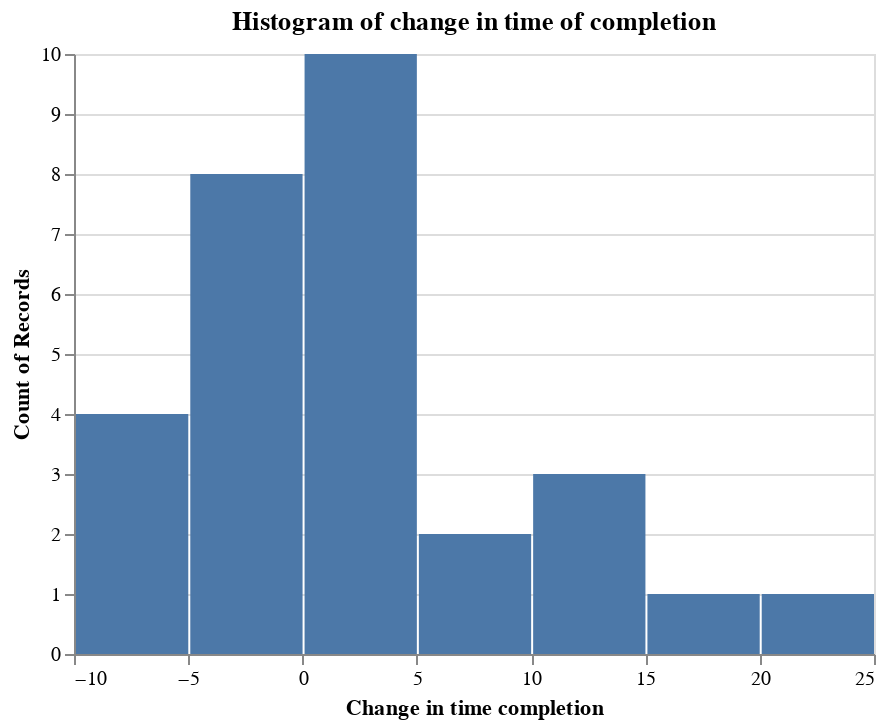

The cell this chart's notebook holds for it:
### Markdown cell above
Assumption was met because we got a p-value of 0.036 which is greater than our adjusted $\alpha$ of 0.017.

### Code cell
alt.Chart(data, title="Histogram of change in time of completion").mark_bar().encode(
    x=alt.X("time_diff", bin=True, title="Change in time completion"),
    y="count()"
)

### Figure 1 — Vega-Lite specification as saved in the notebook (floating-point values rounded to 4 significant figures)
{"config": {"view": {"continuousWidth": 400, "continuousHeight": 300}}, "data": {"name": "data-557ebe95bf2c251ed8896bae9a86386d"}, "mark": "bar", "encoding": {"x": {"bin": true, "field": "time_diff", "title": "Change in time completion", "type": "quantitative"}, "y": {"aggregate": "count", "type": "quantitative"}}, "title": "Histogram of change in time of completion", "$schema": "https://vega.github.io/schema/vega-lite/v4.17.0.json", "datasets": {"data-557ebe95bf2c251ed8896bae9a86386d": [{"ParticipantId": "1", "Experimenter": "Team", "Informed Consent": "Yes", "LightModeTime": 76, "LightModeAccuracy": 0.96, "DarkModeTime": 75, "DarkModeAccuracy": 0.97, "Comfortability_1": "Somewhat agree", "Comfortability_2": "Somewhat disagree", "Comfortability_3": "Agree", "Comfortability_4": "Agree", "Comfortability_5": "Somewhat disagree", "OverallDarkComfortScore": 7, "OverallLightComfortScore": 13, "time_diff": -1, "accuracy_diff": 0.01, "comfort_diff": -6}, {"ParticipantId": "2", "Experimenter": "Team", "Informed Consent": "Yes", "LightModeTime": 62, "LightModeAccuracy": 0.97, "DarkModeTime": 60, "DarkModeAccuracy": 0.96, "Comfortability_1": "Agree", "Comfortability_2": "Agree", "Comfortability_3": "Agree", "Comfortability_4": "Agree", "Comfortability_5": "Agree", "OverallDarkComfortScore": 14, "OverallLightComfortScore": 10, "time_diff": -2, "accuracy_diff": -0.01, "comfort_diff": 4}, {"ParticipantId": "3", "Experimenter": "Team", "Informed Consent": "Yes", "LightModeTime": 77, "LightModeAccuracy": 0.96, "DarkModeTime": 72, "DarkModeAccuracy": 0.97, "Comfortability_1": "Strongly agree", "Comfortability_2": "Strongly agree", "Comfortability_3": "Strongly agree", "Comfortability_4": "Strongly agree", "Comfortability_5": "Agree", "OverallDarkComfortScore": 16, "OverallLightComfortScore": 12, "time_diff": -5, "accuracy_diff": 0.01, "comfort_diff": 4}, {"ParticipantId": "4", "Experimenter": "Team", "Informed Consent": "Yes", "LightModeTime": 76, "LightModeAccuracy": 0.97, "DarkModeTime": 98, "DarkModeAccuracy": 0.92, "Comfortability_1": "Somewhat disagree", "Comfortability_2": "Somewhat agree", "Comfortability_3": "Agree", "Comfortability_4": "Neither agree nor disagree", "Comfortability_5": "Somewhat agree", "OverallDarkComfortScore": 9, "OverallLightComfortScore": 9, "time_diff": 22, "accuracy_diff": -0.05, "comfort_diff": 0}, {"ParticipantId": "5", "Experimenter": "Team", "Informed Consent": "Yes", "LightModeTime": 72, "LightModeAccuracy": 0.96, "DarkModeTime": 77, "DarkModeAccuracy": 0.96, "Comfortability_1": "Strongly agree", "Comfortability_2": "Strongly agree", "Comfortability_3": "Agree", "Comfortability_4": "Agree", "Comfortability_5": "Agree", "OverallDarkComfortScore": 16, "OverallLightComfortScore": 10, "time_diff": 5, "accuracy_diff": 0.0, "comfort_diff": 6}, {"ParticipantId": "6", "Experimenter": "Team", "Informed Consent": "Yes", "LightModeTime": 86, "LightModeAccuracy": 0.96, "DarkModeTime": 88, "DarkModeAccuracy": 0.96, "Comfortability_1": "Strongly agree", "Comfortability_2": "Somewhat agree", "Comfortability_3": "Strongly agree", "Comfortability_4": "Strongly agree", "Comfortability_5": "Neither agree nor disagree", "OverallDarkComfortScore": 12, "OverallLightComfortScore": 14, "time_diff": 2, "accuracy_diff": 0.0, "comfort_diff": -2}, {"ParticipantId": "7", "Experimenter": "Team", "Informed Consent": "Yes", "LightModeTime": 56, "LightModeAccuracy": 0.97, "DarkModeTime": 54, "DarkModeAccuracy": 0.96, "Comfortability_1": "Somewhat disagree", "Comfortability_2": "Somewhat disagree", "Comfortability_3": "Strongly agree", "Comfortability_4": "Strongly agree", "Comfortability_5": "Somewhat disagree", "OverallDarkComfortScore": 5, "OverallLightComfortScore": 15, "time_diff": -2, "accuracy_diff": -0.01, "comfort_diff": -10}, {"ParticipantId": "8", "Experimenter": "Team", "Informed Consent": "Yes", "LightModeTime": 53, "LightModeAccuracy": 0.95, "DarkModeTime": 53, "DarkModeAccuracy": 0.94, "Comfortability_1": "Strongly agree", "Comfortability_2": "Agree", "Comfortability_3": "Strongly agree", "Comfortability_4": "Strongly agree", "Comfortability_5": "Disagree", "OverallDarkComfortScore": 11, "OverallLightComfortScore": 16, "time_diff": 0, "accuracy_diff": -0.01, "comfort_diff": -5}, {"ParticipantId": "9", "Experimenter": "Team", "Informed Consent": "Yes", "LightModeTime": 68, "LightModeAccuracy": 0.96, "DarkModeTime": 79, "DarkModeAccuracy": 0.97, "Comfortability_1": "Neither agree nor disagree", "Comfortability_2": "Disagree", "Comfortability_3": "Somewhat disagree", "Comfortability_4": "Strongly agree", "Comfortability_5": "Somewhat agree", "OverallDarkComfortScore": 7, "OverallLightComfortScore": 9, "time_diff": 11, "accuracy_diff": 0.01, "comfort_diff": -2}, {"ParticipantId": "10", "Experimenter": "Team", "Informed Consent": "Yes", "LightModeTime": 71, "LightModeAccuracy": 0.96, "DarkModeTime": 73, "DarkModeAccuracy": 0.95, "Comfortability_1": "Strongly agree", "Comfortability_2": "Strongly agree", "Comfortability_3": "Somewhat agree", "Comfortability_4": "Somewhat agree", "Comfortability_5": "Strongly agree", "OverallDarkComfortScore": 17, "OverallLightComfortScore": 7, "time_diff": 2, "accuracy_diff": -0.01, "comfort_diff": 10}, {"ParticipantId": "11", "Experimenter": "Team", "Informed Consent": "Yes", "LightModeTime": 57, "LightModeAccuracy": 0.94, "DarkModeTime": 74, "DarkModeAccuracy": 0.9, "Comfortability_1": "Strongly agree", "Comfortability_2": "Strongly agree", "Comfortability_3": "Strongly agree", "Comfortability_4": "Strongly agree", "Comfortability_5": "Somewhat agree", "OverallDarkComfortScore": 15, "OverallLightComfortScore": 13, "time_diff": 17, "accuracy_diff": -0.04, "comfort_diff": 2}, {"ParticipantId": "12", "Experimenter": "Team", "Informed Consent": "Yes", "LightModeTime": 43, "LightModeAccuracy": 0.97, "DarkModeTime": 46, "DarkModeAccuracy": 0.94, "Comfortability_1": "Agree", "Comfortability_2": "Somewhat agree", "Comfortability_3": "Somewhat agree", "Comfortability_4": "Somewhat agree", "Comfortability_5": "Neither agree nor disagree", "OverallDarkComfortScore": 11, "OverallLightComfortScore": 10, "time_diff": 3, "accuracy_diff": -0.03, "comfort_diff": 1}, {"ParticipantId": "13", "Experimenter": "Team", "Informed Consent": "Yes", "LightModeTime": 46, "LightModeAccuracy": 0.93, "DarkModeTime": 41, "DarkModeAccuracy": 0.94, "Comfortability_1": "Strongly agree", "Comfortability_2": "Strongly agree", "Comfortability_3": "Agree", "Comfortability_4": "Agree", "Comfortability_5": "Strongly agree", "OverallDarkComfortScore": 17, "OverallLightComfortScore": 9, "time_diff": -5, "accuracy_diff": 0.01, "comfort_diff": 8}, {"ParticipantId": "14", "Experimenter": "Team", "Informed Consent": "Yes", "LightModeTime": 66, "LightModeAccuracy": 0.88, "DarkModeTime": 67, "DarkModeAccuracy": 0.9, "Comfortability_1": "Agree", "Comfortability_2": "Agree", "Comfortability_3": "Disagree", "Comfortability_4": "Agree", "Comfortability_5": "Somewhat agree", "OverallDarkComfortScore": 13, "OverallLightComfortScore": 7, "time_diff": 1, "accuracy_diff": 0.02, "comfort_diff": 6}, {"ParticipantId": "15", "Experimenter": "Team", "Informed Consent": "Yes", "LightModeTime": 44, "LightModeAccuracy": 0.89, "DarkModeTime": 56, "DarkModeAccuracy": 0.85, "Comfortability_1": "Somewhat agree", "Comfortability_2": "Agree", "Comfortability_3": "Agree", "Comfortability_4": "Agree", "Comfortability_5": "Neither agree nor disagree", "OverallDarkComfortScore": 11, "OverallLightComfortScore": 12, "time_diff": 12, "accuracy_diff": -0.04, "comfort_diff": -1}, {"ParticipantId": "16", "Experimenter": "Oliver", "Informed Consent": "Yes", "LightModeTime": 79, "LightModeAccuracy": 0.94, "DarkModeTime": 72, "DarkModeAccuracy": 0.95, "Comfortability_1": "Somewhat disagree", "Comfortability_2": "Neither agree nor disagree", "Comfortability_3": "Agree", "Comfortability_4": "Agree", "Comfortability_5": "Somewhat disagree", "OverallDarkComfortScore": 6, "OverallLightComfortScore": 13, "time_diff": -7, "accuracy_diff": 0.01, "comfort_diff": -7}, {"ParticipantId": "17", "Experimenter": "Lawrence", "Informed Consent": "Yes", "LightModeTime": 67, "LightModeAccuracy": 0.97, "DarkModeTime": 71, "DarkModeAccuracy": 0.93, "Comfortability_1": "Somewhat agree", "Comfortability_2": "Disagree", "Comfortability_3": "Agree", "Comfortability_4": "Agree", "Comfortability_5": "Disagree", "OverallDarkComfortScore": 5, "OverallLightComfortScore": 14, "time_diff": 4, "accuracy_diff": -0.04, "comfort_diff": -9}, {"ParticipantId": "18", "Experimenter": "Oliver", "Informed Consent": "Yes", "LightModeTime": 78, "LightModeAccuracy": 0.92, "DarkModeTime": 80, "DarkModeAccuracy": 0.93, "Comfortability_1": "Strongly agree", "Comfortability_2": "Agree", "Comfortability_3": "Neither agree nor disagree", "Comfortability_4": "Somewhat agree", "Comfortability_5": "Strongly agree", "OverallDarkComfortScore": 16, "OverallLightComfortScore": 6, "time_diff": 2, "accuracy_diff": 0.01, "comfort_diff": 10}, {"ParticipantId": "19", "Experimenter": "Oliver", "Informed Consent": "Yes", "LightModeTime": 61, "LightModeAccuracy": 0.95, "DarkModeTime": 55, "DarkModeAccuracy": 0.96, "Comfortability_1": "Agree", "Comfortability_2": "Agree", "Comfortability_3": "Agree", "Comfortability_4": "Agree", "Comfortability_5": "Somewhat agree", "OverallDarkComfortScore": 13, "OverallLightComfortScore": 11, "time_diff": -6, "accuracy_diff": 0.01, "comfort_diff": 2}, {"ParticipantId": "20", "Experimenter": "Oliver", "Informed Consent": "Yes", "LightModeTime": 57, "LightModeAccuracy": 0.96, "DarkModeTime": 56, "DarkModeAccuracy": 0.99, "Comfortability_1": "Agree", "Comfortability_2": "Neither agree nor disagree", "Comfortability_3": "Agree", "Comfortability_4": "Neither agree nor disagree", "Comfortability_5": "Somewhat disagree", "OverallDarkComfortScore": 9, "OverallLightComfortScore": 11, "time_diff": -1, "accuracy_diff": 0.03, "comfort_diff": -2}, {"ParticipantId": "21", "Experimenter": "Oliver", "Informed Consent": "Yes", "LightModeTime": 88, "LightModeAccuracy": 0.97, "DarkModeTime": 92, "DarkModeAccuracy": 0.98, "Comfortability_1": "Strongly agree", "Comfortability_2": "Strongly agree", "Comfortability_3": "Somewhat disagree", "Comfortability_4": "Somewhat agree", "Comfortability_5": "Strongly agree", "OverallDarkComfortScore": 17, "OverallLightComfortScore": 5, "time_diff": 4, "accuracy_diff": 0.01, "comfort_diff": 12}, {"ParticipantId": "22", "Experimenter": "Lawrence", "Informed Consent": "Yes", "LightModeTime": 97, "LightModeAccuracy": 0.93, "DarkModeTime": 107, "DarkModeAccuracy": 0.93, "Comfortability_1": "Agree", "Comfortability_2": "Agree", "Comfortability_3": "Agree", "Comfortability_4": "Disagree", "Comfortability_5": "Agree", "OverallDarkComfortScore": 14, "OverallLightComfortScore": 6, "time_diff": 10, "accuracy_diff": 0.0, "comfort_diff": 8}, {"ParticipantId": "23", "Experimenter": "Lawrence", "Informed Consent": "Yes", "LightModeTime": 45, "LightModeAccuracy": 0.93, "DarkModeTime": 48, "DarkModeAccuracy": 0.96, "Comfortability_1": "Strongly agree", "Comfortability_2": "Strongly agree", "Comfortability_3": "Strongly agree", "Comfortability_4": "Strongly agree", "Comfortability_5": "Disagree", "OverallDarkComfortScore": 12, "OverallLightComfortScore": 16, "time_diff": 3, "accuracy_diff": 0.03, "comfort_diff": -4}, {"ParticipantId": "24", "Experimenter": "Lawrence", "Informed Consent": "Yes", "LightModeTime": 72, "LightModeAccuracy": 0.85, "DarkModeTime": 70, "DarkModeAccuracy": 0.86, "Comfortability_1": "Somewhat agree", "Comfortability_2": "Somewhat disagree", "Comfortability_3": "Agree", "Comfortability_4": "Strongly agree", "Comfortability_5": "Somewhat disagree", "OverallDarkComfortScore": 7, "OverallLightComfortScore": 14, "time_diff": -2, "accuracy_diff": 0.01, "comfort_diff": -7}, {"ParticipantId": "25", "Experimenter": "Lawrence", "Informed Consent": "Yes", "LightModeTime": 67, "LightModeAccuracy": 0.89, "DarkModeTime": 61, "DarkModeAccuracy": 0.96, "Comfortability_1": "Strongly agree", "Comfortability_2": "Somewhat agree", "Comfortability_3": "Somewhat disagree", "Comfortability_4": "Agree", "Comfortability_5": "Agree", "OverallDarkComfortScore": 14, "OverallLightComfortScore": 7, "time_diff": -6, "accuracy_diff": 0.07, "comfort_diff": 7}, {"ParticipantId": "26", "Experimenter": "Kevin", "Informed Consent": "Yes", "LightModeTime": 97, "LightModeAccuracy": 0.97, "DarkModeTime": 102, "DarkModeAccuracy": 0.96, "Comfortability_1": "Neither agree nor disagree", "Comfortability_2": "Neither agree nor disagree", "Comfortability_3": "Strongly agree", "Comfortability_4": "Strongly agree", "Comfortability_5": "Strongly disagree", "OverallDarkComfortScore": 5, "OverallLightComfortScore": 17, "time_diff": 5, "accuracy_diff": -0.01, "comfort_diff": -12}, {"ParticipantId": "28", "Experimenter": "Kevin", "Informed Consent": "Yes", "LightModeTime": 80, "LightModeAccuracy": 0.98, "DarkModeTime": 72, "DarkModeAccuracy": 0.96, "Comfortability_1": "Strongly agree", "Comfortability_2": "Strongly agree", "Comfortability_3": "Somewhat disagree", "Comfortability_4": "Somewhat disagree", "Comfortability_5": "Strongly agree", "OverallDarkComfortScore": 17, "OverallLightComfortScore": 3, "time_diff": -8, "accuracy_diff": -0.02, "comfort_diff": 14}, {"ParticipantId": "29", "Experimenter": "Kevin", "Informed Consent": "Yes", "LightModeTime": 65, "LightModeAccuracy": 0.96, "DarkModeTime": 69, "DarkModeAccuracy": 0.95, "Comfortability_1": "Strongly agree", "Comfortability_2": "Strongly agree", "Comfortability_3": "Strongly agree", "Comfortability_4": "Strongly agree", "Comfortability_5": "Neither agree nor disagree", "OverallDarkComfortScore": 14, "OverallLightComfortScore": 14, "time_diff": 4, "accuracy_diff": -0.01, "comfort_diff": 0}, {"ParticipantId": "30", "Experimenter": "Kevin", "Informed Consent": "Yes", "LightModeTime": 72, "LightModeAccuracy": 0.94, "DarkModeTime": 67, "DarkModeAccuracy": 0.97, "Comfortability_1": "Strongly agree", "Comfortability_2": "Strongly agree", "Comfortability_3": "Strongly agree", "Comfortability_4": "Strongly agree", "Comfortability_5": "Strongly agree", "OverallDarkComfortScore": 17, "OverallLightComfortScore": 11, "time_diff": -5, "accuracy_diff": 0.03, "comfort_diff": 6}]}}
